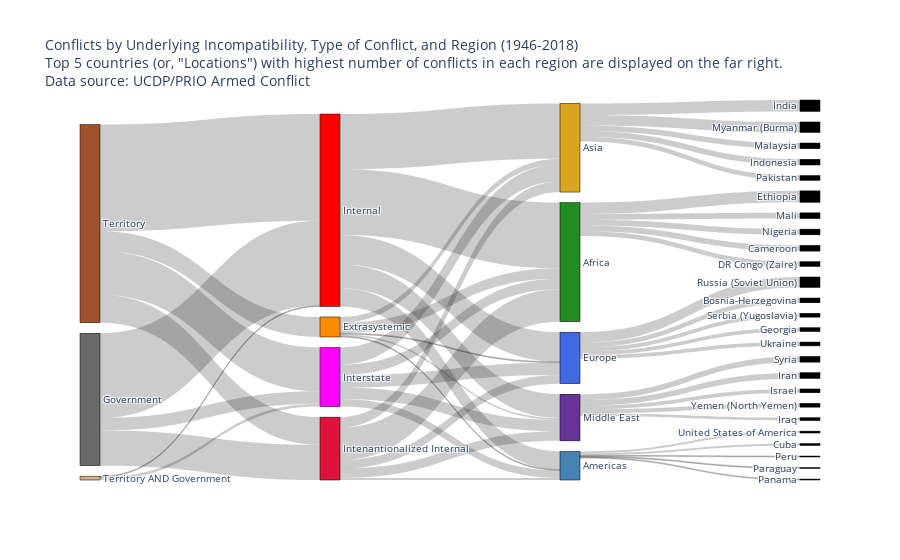

This figure's notebook cell:
### Markdown cell above
### UCDP Data

### Code cell
## Using UCDP data
## Make a Sankey plot of Incompatibility --> Type of conflict --> Region 
## Help with Sankey plot obtained here: plot.ly/python/sankey-diagram/

data = pd.read_csv('./UCDP_Sankey_data.csv')

srcs = data['srcs'].to_list()
tgts = data['tgts'].to_list()
vals = data['vals'].to_list()
lbls = ['Territory', 'Government', 'Territory AND Government', 'Extrasystemic', 'Interstate', 'Internal', 'Intenantionalized Internal', 'Europe', 'Middle East', 'Asia', 'Africa', 'Americas', 'India', 'Ethiopia', 'Myanmar (Burma)', 'Russia (Soviet Union)', 'Mali', 'Nigeria', 'Syria', 'Cameroon', 'Malaysia', 'Iran', 'Indonesia', 'Bosnia-Herzegovina', 'DR Congo (Zaire)', 'Pakistan', 'Israel', 'Serbia (Yugoslavia)', 'Georgia', 'Yemen (North Yemen)', 'Ukraine', 'Iraq', 'United States of America', 'Cuba', 'Peru', 'Paraguay', 'Panama']

fig = go.Figure(data=[go.Sankey(
    node = {
        "pad": 15,
        "thickness": 20,
        "line": {"color": "black", "width": 0.5},
        "label": lbls,
        "color": ['sienna','dimgray','tan','darkorange','fuchsia', 'red', 'crimson', 'royalblue', 'rebeccapurple', 'goldenrod', 'forestgreen', 'steelblue']
    },
    link = {
        "source": srcs,
        "target": tgts,
        "value": vals
    }
)])

fig.update_layout(title_text = """Conflicts by Underlying Incompatibility, Type of Conflict, and Region (1946-2018)<br>Top 5 countries (or, "Locations") with highest number of conflicts in each region are displayed on the far right.<br>Data source: <a href='https://www.prio.org/Data/Armed-Conflict/UCDP-PRIO/'>UCDP/PRIO Armed Conflict</a>""", font_size = 10)
fig.show()

### Figure 1 — Plotly figure (JSON) as saved in the notebook; plotly's stock layout.template omitted (floating-point values rounded to 4 significant figures)
{"data": [{"link": {"source": [0, 0, 0, 0, 1, 1, 1, 2, 2, 3, 3, 3, 3, 3, 4, 4, 4, 4, 4, 5, 5, 5, 5, 5, 6, 6, 6, 6, 6, 9, 10, 9, 7, 10, 10, 8, 10, 9, 8, 9, 7, 10, 9, 8, 7, 7, 8, 7, 8, 11, 11, 11, 11, 11], "target": [3, 4, 5, 6, 4, 5, 6, 4, 5, 7, 8, 9, 10, 11, 7, 8, 9, 10, 11, 7, 8, 9, 10, 11, 7, 8, 9, 10, 11, 12, 13, 14, 15, 16, 17, 18, 19, 20, 21, 22, 23, 24, 25, 26, 27, 28, 29, 30, 31, 32, 33, 34, 35, 36], "value": [21, 46, 112, 29, 13, 89, 37, 3, 1, 1, 2, 6, 11, 1, 13, 12, 18, 11, 8, 31, 25, 58, 69, 19, 9, 10, 11, 34, 2, 12, 12, 11, 11, 6, 6, 6, 6, 6, 6, 6, 5, 5, 5, 4, 4, 4, 4, 4, 3, 2, 2, 1, 1, 1]}, "node": {"color": ["sienna", "dimgray", "tan", "darkorange", "fuchsia", "red", "crimson", "royalblue", "rebeccapurple", "goldenrod", "forestgreen", "steelblue"], "label": ["Territory", "Government", "Territory AND Government", "Extrasystemic", "Interstate", "Internal", "Intenantionalized Internal", "Europe", "Middle East", "Asia", "Africa", "Americas", "India", "Ethiopia", "Myanmar (Burma)", "Russia (Soviet Union)", "Mali", "Nigeria", "Syria", "Cameroon", "Malaysia", "Iran", "Indonesia", "Bosnia-Herzegovina", "DR Congo (Zaire)", "Pakistan", "Israel", "Serbia (Yugoslavia)", "Georgia", "Yemen (North Yemen)", "Ukraine", "Iraq", "United States of America", "Cuba", "Peru", "Paraguay", "Panama"], "line": {"color": "black", "width": 0.5}, "pad": 15, "thickness": 20}, "type": "sankey"}], "layout": {"font": {"size": 10}, "title": {"text": "Conflicts by Underlying Incompatibility, Type of Conflict, and Region (1946-2018)<br>Top 5 countries (or, \"Locations\") with highest number of conflicts in each region are displayed on the far right.<br>Data source: <a href='https://www.prio.org/Data/Armed-Conflict/UCDP-PRIO/'>UCDP/PRIO Armed Conflict</a>"}}}
